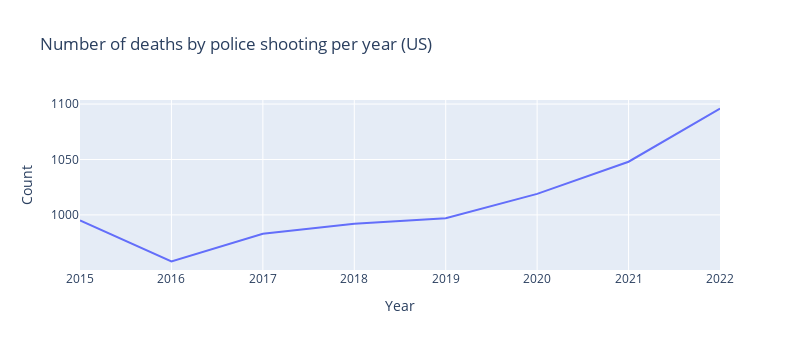

Notebook source saved alongside this figure:
### Code cell
dataframe_until_2022 = dataframe[dataframe["date"].str[:4].astype(int) <= 2022]
dataframe_until_2022["year"] = dataframe_until_2022["date"].str[:4].astype(int)
count_by_year = dataframe_until_2022.groupby('year').size().reset_index(name='number_of_deaths')
fig = px.line(count_by_year, x='year', y='number_of_deaths',
              labels={'number_of_deaths': 'Number of Deaths by Shooting', 'year': 'Year'},
              title="Number of deaths by police shooting per year (US)")
fig.update_layout(yaxis_title="Count", xaxis_title="Year", width=800, height=350)

fig.show()

### Figure 1 — Plotly figure (JSON) as saved in the notebook; plotly's stock layout.template omitted (floating-point values rounded to 4 significant figures)
{"data": [{"hovertemplate": "Year=%{x}<br>Number of Deaths by Shooting=%{y}<extra></extra>", "legendgroup": "", "line": {"color": "#636efa", "dash": "solid"}, "marker": {"symbol": "circle"}, "mode": "lines", "name": "", "orientation": "v", "showlegend": false, "type": "scatter", "x": [2015, 2016, 2017, 2018, 2019, 2020, 2021, 2022], "xaxis": "x", "y": [995, 958, 983, 992, 997, 1019, 1048, 1096], "yaxis": "y"}], "layout": {"height": 350, "legend": {"tracegroupgap": 0}, "title": {"text": "Number of deaths by police shooting per year (US)"}, "width": 800, "xaxis": {"anchor": "y", "domain": [0, 1], "title": {"text": "Year"}}, "yaxis": {"anchor": "x", "domain": [0, 1], "title": {"text": "Count"}}}}
